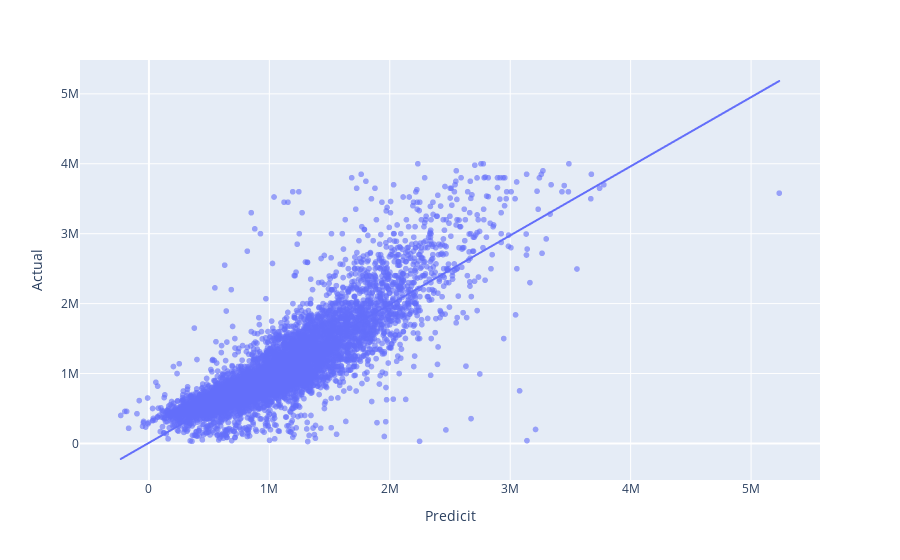

Notebook code for this chart:
### Markdown cell above
# Plotting our Predit and Actual prices

### Code cell
import plotly.express as px

px.scatter(x=y_pred,y=y_test,
          labels= {'y':'Actual', 'x':'Predicit'}, trendline='ols',opacity=0.6)

### Figure 1 — Plotly figure (JSON) as saved in the notebook; plotly's stock layout.template omitted (floating-point values rounded to 4 significant figures; data arrays with more than 128 entries replaced by an {"elided": "..."} marker saying what was removed)
{"data": [{"hovertemplate": "Predicit=%{x}<br>Actual=%{y}<extra></extra>", "legendgroup": "", "marker": {"color": "#636efa", "opacity": 0.6, "symbol": "circle"}, "mode": "markers", "name": "", "showlegend": false, "type": "scattergl", "x": {"elided": "8646 float values"}, "xaxis": "x", "y": {"elided": "8646 int values"}, "yaxis": "y"}, {"hovertemplate": "<b>OLS trendline</b><br>y = 0.988774 * x + 8831.14<br>R<sup>2</sup>=0.734307<br><br>Predicit=%{x}<br>Actual=%{y} <b>(trend)</b><extra></extra>", "legendgroup": "", "marker": {"color": "#636efa", "symbol": "circle"}, "mode": "lines", "name": "", "showlegend": false, "type": "scattergl", "x": {"elided": "8646 float values"}, "xaxis": "x", "y": {"elided": "8646 float values"}, "yaxis": "y"}], "layout": {"legend": {"tracegroupgap": 0}, "margin": {"t": 60}, "xaxis": {"anchor": "y", "domain": [0, 1], "title": {"text": "Predicit"}}, "yaxis": {"anchor": "x", "domain": [0, 1], "title": {"text": "Actual"}}}}
